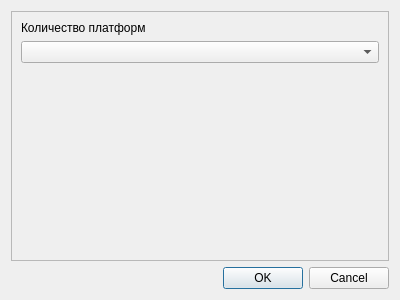
<?xml version="1.0" encoding="UTF-8"?>
<ui version="4.0">
 <class>JumpPlateParamsDialog</class>
 <widget class="QDialog" name="JumpPlateParamsDialog">
  <property name="geometry">
   <rect>
    <x>0</x>
    <y>0</y>
    <width>400</width>
    <height>300</height>
   </rect>
  </property>
  <property name="windowTitle">
   <string>Прыжковая платформа. Параметры.</string>
  </property>
  <layout class="QVBoxLayout" name="verticalLayout">
   <item>
    <widget class="QFrame" name="frame">
     <property name="frameShape">
      <enum>QFrame::StyledPanel</enum>
     </property>
     <property name="frameShadow">
      <enum>QFrame::Raised</enum>
     </property>
     <layout class="QVBoxLayout" name="verticalLayout_2">
      <item>
       <widget class="QLabel" name="lblPlateCount">
        <property name="text">
         <string>Количество платформ</string>
        </property>
       </widget>
      </item>
      <item>
       <widget class="QComboBox" name="cbPlateCount"/>
      </item>
      <item>
       <spacer name="verticalSpacer">
        <property name="orientation">
         <enum>Qt::Vertical</enum>
        </property>
        <property name="sizeHint" stdset="0">
         <size>
          <width>20</width>
          <height>40</height>
         </size>
        </property>
       </spacer>
      </item>
     </layout>
    </widget>
   </item>
   <item>
    <widget class="QDialogButtonBox" name="buttonBox">
     <property name="orientation">
      <enum>Qt::Horizontal</enum>
     </property>
     <property name="standardButtons">
      <set>QDialogButtonBox::Cancel|QDialogButtonBox::Ok</set>
     </property>
    </widget>
   </item>
  </layout>
 </widget>
 <resources/>
 <connections>
  <connection>
   <sender>buttonBox</sender>
   <signal>accepted()</signal>
   <receiver>JumpPlateParamsDialog</receiver>
   <slot>accept()</slot>
   <hints>
    <hint type="sourcelabel">
     <x>248</x>
     <y>254</y>
    </hint>
    <hint type="destinationlabel">
     <x>157</x>
     <y>274</y>
    </hint>
   </hints>
  </connection>
  <connection>
   <sender>buttonBox</sender>
   <signal>rejected()</signal>
   <receiver>JumpPlateParamsDialog</receiver>
   <slot>reject()</slot>
   <hints>
    <hint type="sourcelabel">
     <x>316</x>
     <y>260</y>
    </hint>
    <hint type="destinationlabel">
     <x>286</x>
     <y>274</y>
    </hint>
   </hints>
  </connection>
 </connections>
</ui>
